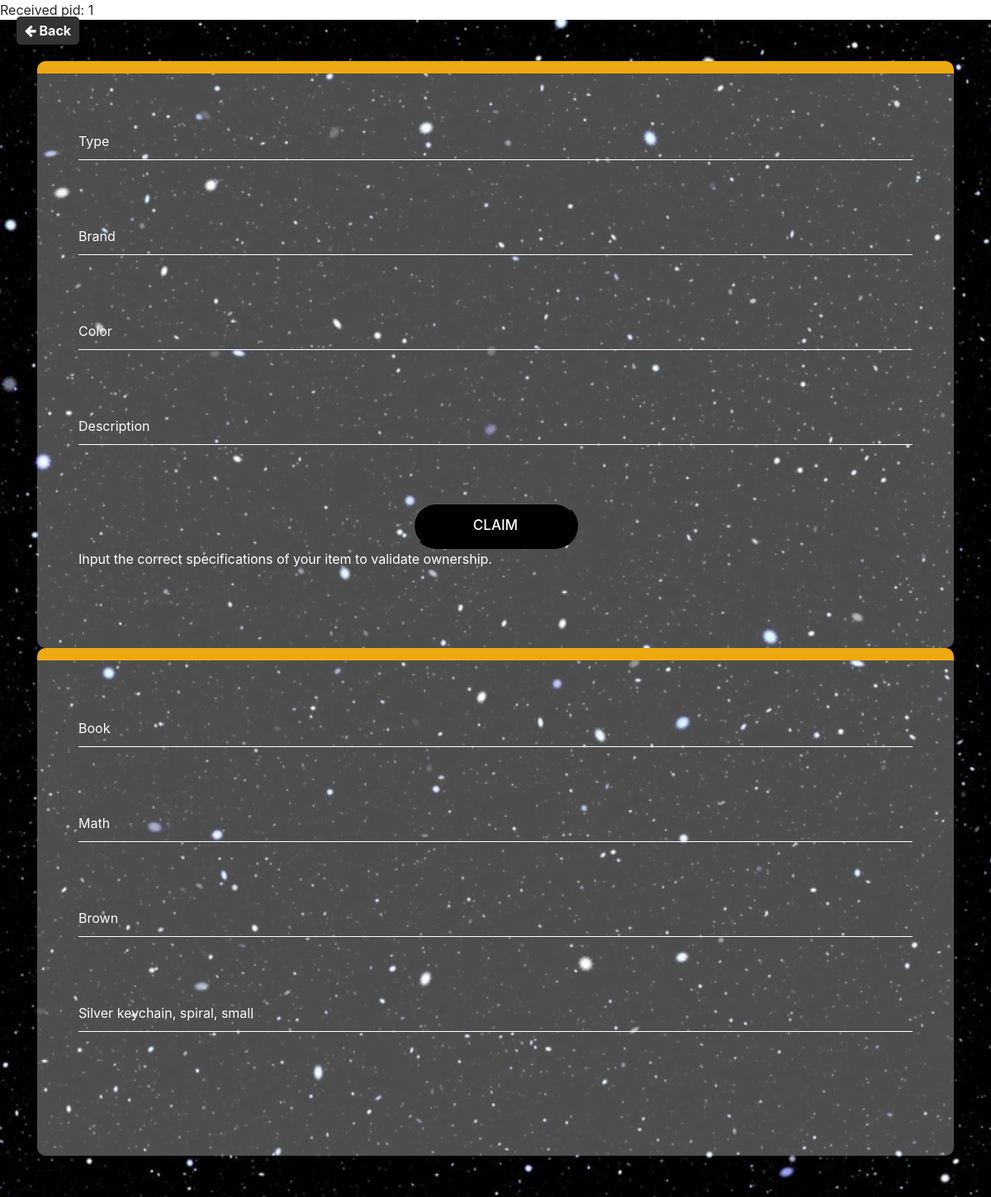
The app's page /html/compare.php?pid=1 with its own data.
### tables this page shows
CREATE TABLE `items` (
  `id` int(100) NOT NULL,
  `name` varchar(100) NOT NULL,
  `datefound` date NOT NULL,
  `type` varchar(500) NOT NULL,
  `othertype` varchar(500) NOT NULL,
  `brand` varchar(250) NOT NULL,
  `color` varchar(500) NOT NULL,
  `date` date NOT NULL,
  `description` varchar(500) NOT NULL,
  `location` varchar(250) NOT NULL,
  `otherloc` varchar(250) NOT NULL,
  `image_01` varchar(100) NOT NULL,
  `image_02` varchar(100) NOT NULL,
  `code` varchar(250) NOT NULL
);

### html/compare.php (the view, shortened to what this page needs)
<?php
include '../components/connect.php';
?>
<?php
if (isset($_GET['pid'])) {
    $pid = $_GET['pid'];
    echo "Received pid: " . $pid;
}
    if (empty($errors)) {
        $stmt = $conn->prepare("SELECT * FROM items WHERE id = :pid");
        $stmt->execute([':pid' => $pid]);
        if ($stmt->rowCount() > 0) {
            $product = $stmt->fetch(PDO::FETCH_ASSOC);
        } else {
            $errors[] = "Product not found.";
        }
    }
?>
<!DOCTYPE html>
<html lang="en">
<head>
     <link rel="stylesheet" href="../css/css/style.css">
     <link rel="stylesheet" href="../css/css/bootstrap.min.css">
     <link rel="stylesheet" href="https://netdna.bootstrapcdn.com/font-awesome/4.0.3/css/font-awesome.css">
    <link rel="stylesheet" href="https://cdnjs.cloudflare.com/ajax/libs/fancybox/2.1.5/jquery.fancybox.min.css" media="screen">
</head>
<body>
    <a href="index.html" class="back-button"><i class="fa fa-arrow-left"></i> Back</a>
    <section class="information">
        <div class="container">
            <div class="center">
                    <form id="request" class="main_form" >
                        <div class="row">
                            <div class="col-md-12 ">
                                <input class="contactus" placeholder="Type" type="type" id="type1">
                            </div>
                            <div class="col-md-12 ">
                                <input class="contactus" placeholder="Brand" type="type" id="brand1">
                            </div>
                            <div class="col-md-12 ">
                                <input class="contactus" placeholder="Color" type="type" id="color1">
                            </div>
                            <div class="col-md-12 ">
                                <input class="contactus" placeholder="Description" type="type" id="description1">
                            </div>
                            <div class="col-sm-12">
                                <button class="send_btn" onclick="compareText()">Claim</button>
                            </div>
                            <div class="col-md-12">
                                <p style="color: white; ">Input the correct specifications of your item to validate ownership.</p>
                            </div>
                        </div>
                    </form>
                    <form id="request" class="main_form">
                        <div class="row">
                            <div class="col-md-12 ">
                                <input class="contactus" placeholder="Name" type="type" id="type2" value="<?php echo $product['type']; ?>">
                            </div>
                            <div class="col-md-12 ">
                                <input class="contactus" placeholder="Brand" type="type" id="brand2" value="<?php echo $product['brand']; ?>">
                            </div>
                            <div class="col-md-12 ">
                                <input class="contactus" placeholder="color" type="type" id="color2" value="<?php echo $product['color']; ?>">
                            </div>
                            <div class="col-md-12 ">
                                <input class="contactus" placeholder="description" type="type" id="description2" value="<?php echo $product['description']; ?>">
                            </div>
                        </div>
                    </form>
                </div>
            </div>
     </section>
</body>
</html>

### css/css/style.css (style rules this page uses)
* { margin: 0; padding: 0; }
.information { background-image: url(../images/sas.jpg); background-size: cover; background-repeat: no-repeat; padding: 50px 0; height: 100vh; }
.main_form { padding: 60px 50px 80px 50px; background: rgba(255, 255, 255, 0.3); border-radius: 10px; border-top: #eda911 solid 15px; }
.main_form .contactus { border: inherit; margin-bottom: 70px; width: 100%; height: 45px; background: transparent; color: #fbfaf8; font-size: 16px; font-weight: 400; border-radius: inherit; border-bottom: #fff solid 1px; }
.main_form .send_btn { font-size: 17px; transition: ease-in all 0.5s; background-color: #000; color: #fff; padding: 13px 0px; margin: 0 auto; max-width: 200px; width: 100%; display: block; font-weight: 500; text-transform: uppercase; border-radius: 35px; }
#request *::placeholder { color: #fbfaf8; opacity: 1; }
.back-button { position: absolute; top: 20px; left: 20px; display: inline-block; padding: 5px 10px; background-color: #333; color: #fff; text-decoration: none; border-radius: 5px; font-weight: bold; }
@media (max-width: 1900px) { .information { background-size: cover; background-attachment: scroll; height: auto; } }

### records on screen
items: type "Book", brand "Math", color "Brown", description "Silver keychain, spiral, small"

### other values on screen
$pid "1"
